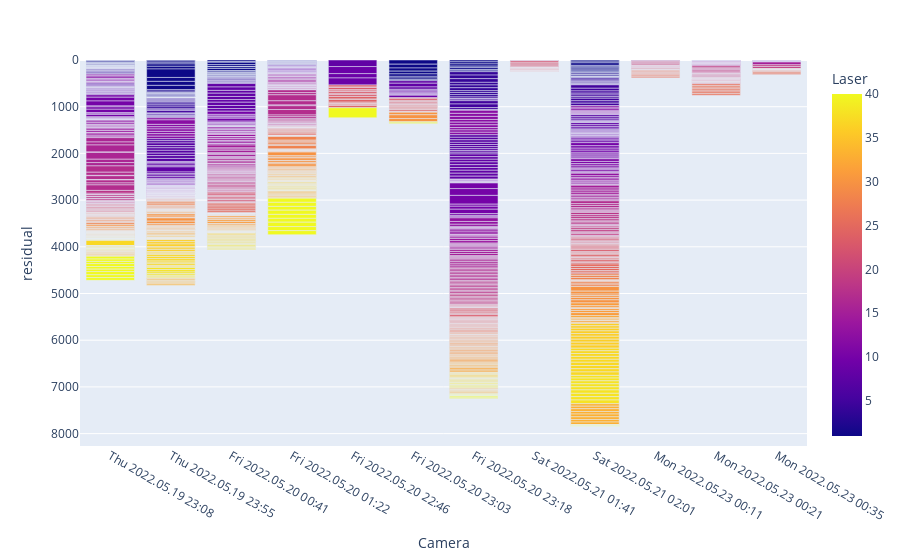

Notebook code cell kept with this figure:
### Code cell
# get residuals on beamCaptures

data_points = []
for camera_capture in calibrate_node['Content']['cameraCaptures']['captures']:
	for laser_capture in camera_capture['laserCaptures']['captures']:
		if laser_capture['Selected']:
			beam_capture_index = 0
			for beam_capture in laser_capture['beamCaptures']['captures']:
				if beam_capture['Selected']:
					data_point = {}
					data_point['Camera'] = "{0} {1}".format(camera_capture['date'], camera_capture['time'])
					data_point['Laser'] = laser_capture['laserAddress']
					data_point['projectionPoint_x'] = beam_capture['projectionPoint'][0]
					data_point['projectionPoint_y'] = beam_capture['projectionPoint'][1]
					data_point['residual'] = beam_capture['residual']
					data_point['beam_capture_index'] = beam_capture_index
					data_points.append(data_point)
					beam_capture_index += 1


fig = px.bar(data_points
	, x='Camera'
	, color='Laser'
	, y='residual'
	, hover_name='Laser'
	, hover_data=['beam_capture_index', 'projectionPoint_x', 'projectionPoint_y']
	, barmode="group")
fig.update_yaxes(autorange="reversed")
fig.show()

### Figure 1 — Plotly figure (JSON) as saved in the notebook; plotly's stock layout.template omitted (floating-point values rounded to 4 significant figures; data arrays with more than 128 entries replaced by an {"elided": "..."} marker saying what was removed)
{"data": [{"alignmentgroup": "True", "customdata": {"elided": "1521x3 float values"}, "hovertemplate": "<b>%{hovertext}</b><br><br>Camera=%{x}<br>residual=%{y}<br>beam_capture_index=%{customdata[0]}<br>projectionPoint_x=%{customdata[1]}<br>projectionPoint_y=%{customdata[2]}<br>Laser=%{marker.color}<extra></extra>", "hovertext": {"elided": "1521 int values"}, "legendgroup": "", "marker": {"color": {"elided": "1521 int values"}, "coloraxis": "coloraxis", "pattern": {"shape": ""}}, "name": "", "offsetgroup": "", "orientation": "v", "showlegend": false, "textposition": "auto", "type": "bar", "x": {"elided": "1521 str values"}, "xaxis": "x", "y": {"elided": "1521 float values"}, "yaxis": "y"}], "layout": {"barmode": "group", "coloraxis": {"colorbar": {"title": {"text": "Laser"}}, "colorscale": [[0, "#0d0887"], [0.1111, "#46039f"], [0.2222, "#7201a8"], [0.3333, "#9c179e"], [0.4444, "#bd3786"], [0.5556, "#d8576b"], [0.6667, "#ed7953"], [0.7778, "#fb9f3a"], [0.8889, "#fdca26"], [1, "#f0f921"]]}, "legend": {"tracegroupgap": 0}, "margin": {"t": 60}, "xaxis": {"anchor": "y", "domain": [0, 1], "title": {"text": "Camera"}}, "yaxis": {"anchor": "x", "autorange": "reversed", "domain": [0, 1], "title": {"text": "residual"}}}}
